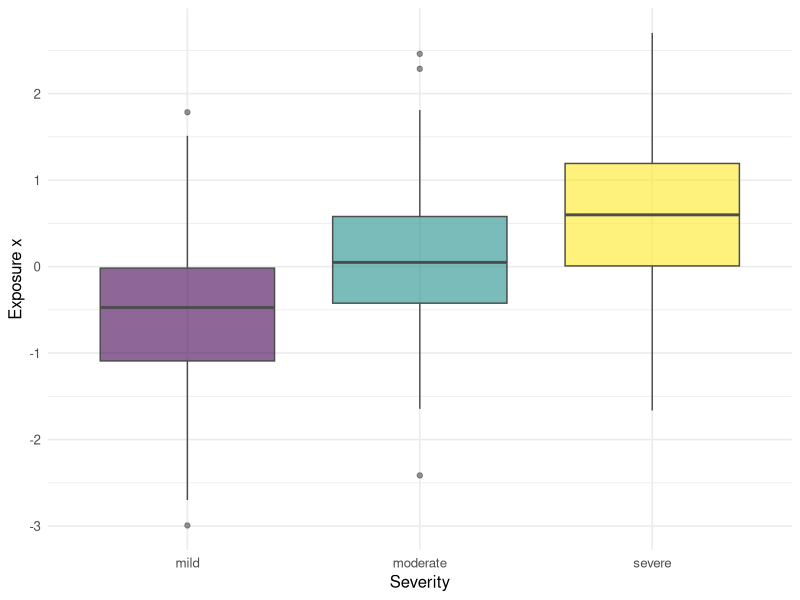

Here is the R script that generated this plot:
# ============================================================
# Biostatistics Courses
# Course 2 — Week 3, Session 3: Ordinal and multinomial regression
# ============================================================

# --- 0. Setup --------------------------------------------------
library(tidyverse)
library(broom)
library(MASS)
library(nnet)
set.seed(42)
theme_set(theme_minimal(base_size = 12))

# --- 1. Hypothesis / Goal --------------------------------------
# Fit polr and multinom on the same ordered outcome.

# --- 2. Data ---------------------------------------------------
n <- 400; x <- rnorm(n); eta <- 1.2 * x
probs <- cbind(
  plogis(-0.5 - eta),
  plogis(1.0 - eta) - plogis(-0.5 - eta),
  1 - plogis(1.0 - eta))
y <- apply(probs, 1, function(p) sample(1:3, 1, prob = p))
dat <- tibble(x, y = factor(y, levels = 1:3,
                            labels = c("mild", "moderate", "severe"),
                            ordered = TRUE))

# --- 3. Visualise ----------------------------------------------
p <- ggplot(dat, aes(y, x, fill = y)) +
  geom_boxplot(alpha = 0.6, colour = "grey30") +
  labs(x = "Severity", y = "Exposure x") +
  theme(legend.position = "none")
print(p)

# --- 4. Assumptions --------------------------------------------
splits <- tibble(
  cut = c("mild vs rest", "mild+mod vs severe"),
  coef = c(
    coef(glm(I(as.numeric(y) >= 2) ~ x, data = dat, family = binomial))[2],
    coef(glm(I(as.numeric(y) >= 3) ~ x, data = dat, family = binomial))[2]))
print(splits)

# --- 5. Conduct / Fit ------------------------------------------
fit_polr <- polr(y ~ x, data = dat, Hess = TRUE)
print(summary(fit_polr))
print(exp(coef(fit_polr)))
fit_multi <- multinom(y ~ x, data = dat, trace = FALSE)
print(summary(fit_multi))

# --- 6. Report -------------------------------------------------
cat(sprintf("Cumulative OR per unit x (polr): %.2f\n",
            exp(coef(fit_polr))[1]))
